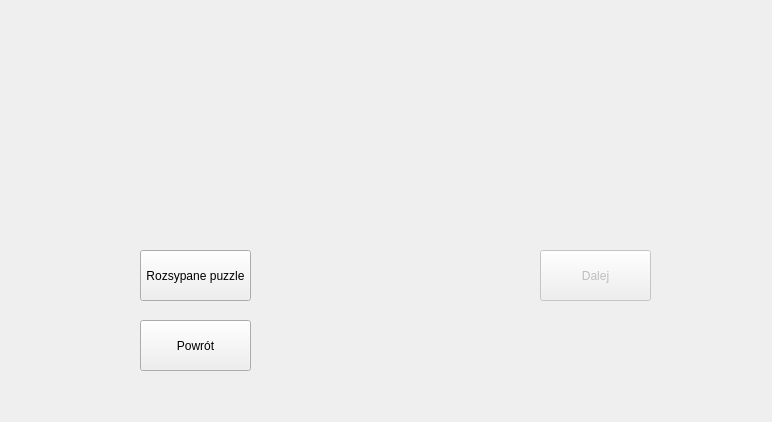
<?xml version="1.0" encoding="UTF-8"?>
<ui version="4.0">
 <class>promptForm</class>
 <widget class="QWidget" name="promptForm">
  <property name="geometry">
   <rect>
    <x>0</x>
    <y>0</y>
    <width>772</width>
    <height>422</height>
   </rect>
  </property>
  <property name="minimumSize">
   <size>
    <width>772</width>
    <height>422</height>
   </size>
  </property>
  <property name="maximumSize">
   <size>
    <width>772</width>
    <height>422</height>
   </size>
  </property>
  <property name="windowTitle">
   <string>Puzzle stacker</string>
  </property>
  <widget class="QPushButton" name="open_shuffle_button">
   <property name="geometry">
    <rect>
     <x>140</x>
     <y>250</y>
     <width>111</width>
     <height>51</height>
    </rect>
   </property>
   <property name="text">
    <string>Rozsypane puzzle</string>
   </property>
  </widget>
  <widget class="QPushButton" name="back_button">
   <property name="geometry">
    <rect>
     <x>140</x>
     <y>320</y>
     <width>111</width>
     <height>51</height>
    </rect>
   </property>
   <property name="text">
    <string>Powrót</string>
   </property>
  </widget>
  <widget class="QPushButton" name="next_button">
   <property name="enabled">
    <bool>false</bool>
   </property>
   <property name="geometry">
    <rect>
     <x>540</x>
     <y>250</y>
     <width>111</width>
     <height>51</height>
    </rect>
   </property>
   <property name="text">
    <string>Dalej</string>
   </property>
  </widget>
  <widget class="QLabel" name="shuffle_image">
   <property name="geometry">
    <rect>
     <x>70</x>
     <y>30</y>
     <width>261</width>
     <height>171</height>
    </rect>
   </property>
   <property name="minimumSize">
    <size>
     <width>261</width>
     <height>171</height>
    </size>
   </property>
   <property name="maximumSize">
    <size>
     <width>261</width>
     <height>171</height>
    </size>
   </property>
   <property name="text">
    <string>&lt;html&gt;&lt;head/&gt;&lt;body&gt;&lt;p align=&quot;center&quot;&gt;&lt;img src=&quot;:/newPrefix/logo.jpg&quot;/&gt;&lt;/p&gt;&lt;/body&gt;&lt;/html&gt;</string>
   </property>
   <property name="alignment">
    <set>Qt::AlignCenter</set>
   </property>
  </widget>
  <widget class="QLabel" name="solved_image">
   <property name="geometry">
    <rect>
     <x>460</x>
     <y>30</y>
     <width>261</width>
     <height>171</height>
    </rect>
   </property>
   <property name="minimumSize">
    <size>
     <width>261</width>
     <height>171</height>
    </size>
   </property>
   <property name="maximumSize">
    <size>
     <width>261</width>
     <height>171</height>
    </size>
   </property>
   <property name="text">
    <string>&lt;html&gt;&lt;head/&gt;&lt;body&gt;&lt;p align=&quot;center&quot;&gt;&lt;img src=&quot;:/newPrefix/logo.jpg&quot;/&gt;&lt;/p&gt;&lt;/body&gt;&lt;/html&gt;</string>
   </property>
  </widget>
 </widget>
 <resources>
  <include location="prompt_image.qrc"/>
 </resources>
 <connections/>
</ui>
